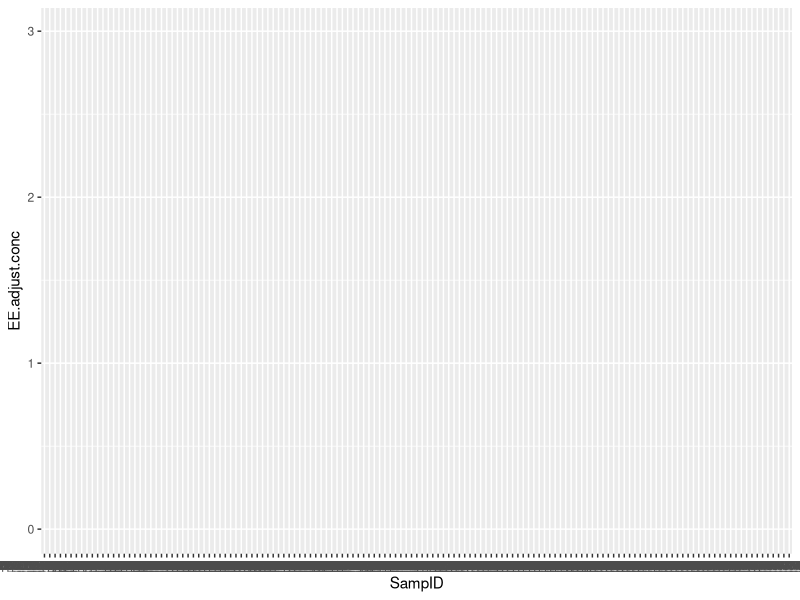
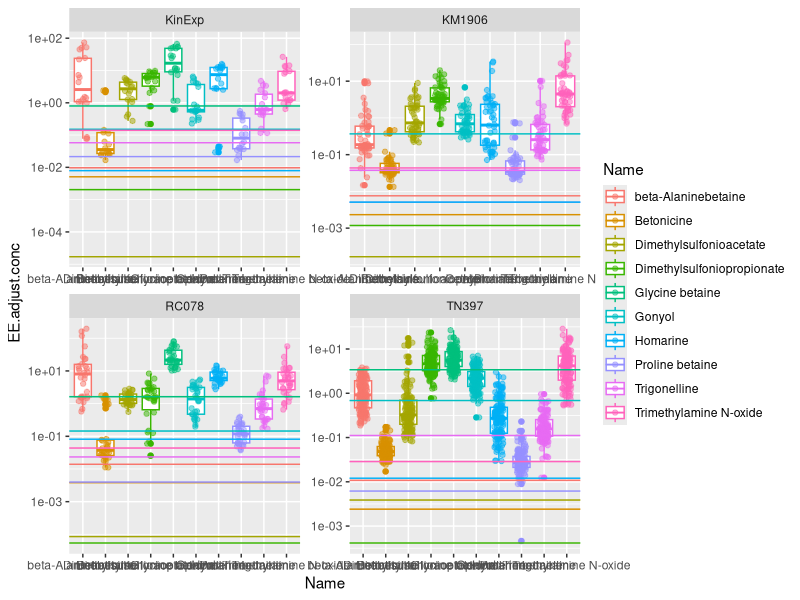

R code for these plots, in order: (Note: this script raises an error after producing the figures.)



library(tidyverse)


diss.dat <- read_csv("Intermediates/Dissolved_Quantified_Data.csv")
g3.samp.loc <- read_csv("Meta_Data/Ingalls_Lab_Data/G3_Samp_Locations.csv")
g4.samp.loc <- read_csv("Meta_Data/Ingalls_Lab_Data/G4_Station_Locations.csv")
D1.samp.dat <- read_csv("Meta_Data/Ingalls_Lab_Data/RC078_metadata.csv")
p.q.dat <- read_csv("Intermediates/Particulate_Quant_Output.csv")

#LODs:
lod.dat <- read_csv("Intermediates/Dissolved_Blk_LOD_Concentrations.csv")





hom.dat <- diss.dat %>%
  filter(Name == "Homarine") %>%
  filter(Cruise == "TN397") %>%
  left_join(., lod.dat) 
ggplot(hom.dat, aes(x = SampID, y = EE.adjust.conc))



diss.dat.2 <- diss.dat %>%
  mutate(flag = case_when(Name == "Glycine betaine" & Cruise == "KM1906" ~ "flag",
                          TRUE ~ NA)) %>%
  filter(is.na(flag)) %>%
  select(-flag) %>%
  filter(!is.na(Cruise)) %>%
  filter(!str_detect(SampID, "Blk")) %>%
  filter(!str_detect(SampID, "CXBLK")) %>%
  filter(!str_detect(SampID, "Poo")) %>%
  filter(!str_detect(SampID, "MQ")) %>%
  filter(!str_detect(SampID, "Mix")) %>%
  left_join(., lod.dat) %>%
  group_by(Name) %>%
  mutate(rank.order = rank(EE.adjust.conc))

ggplot(diss.dat.2, aes(x = Name, y = EE.adjust.conc, color = Name)) +
  geom_boxplot() +
  geom_jitter(width = 0.2, alpha = 0.5) +
  facet_wrap(.~Cruise, scales = "free") +
  scale_y_log10() +
  geom_hline(aes(yintercept = EE.adjust.lod, color = Name))


ggplot(diss.dat.2, aes(x = rank.order, y = EE.adjust.conc, color = Cruise)) +
  geom_point(alpha = 0.6, size = 2,  color = "red") +
  geom_point(data = p.q.rank, aes(x = rank.order, y = nM.in.smp), color = "blue") +
  facet_wrap(.~Name, scales = "free_y") +
  scale_y_log10() +
  geom_hline(yintercept = 0.1)
#  geom_hline(aes(yintercept = EE.adjust.lod, color = Cruise))



#########
######organize location data:
####Location data
g3.loc <- g3.samp.loc %>%
  mutate(Cruise = "KM1906") %>%
  select(Cruise, Sample_ID, everything()) %>%
  unite(Cruise:Sample_ID, col = "Samp_ID") %>%
  filter(!is.na(Lat))


g4.loc <- g4.samp.loc %>%
  mutate(Lat = Lat_N,
         Long = -1*abs(Long_W)) %>%
  select(Samp_ID, Local_Date, Local_Time, Lat, Long) %>%
  filter(!is.na(Lat))

all.loc <- rbind(g3.loc, g4.loc)

###combine location and metabolite data:
metab.loc.dat <- diss.dat.2 %>%
  mutate(Samp_ID = str_remove(SampID, "220623_Smp_")) %>%
  mutate(Samp_ID = str_remove(Samp_ID, "220602_Smp_TN397_")) %>%
  mutate(Samp_ID = paste(Cruise, Samp_ID, sep = "_")) %>%
  filter(Cruise %in% c("KM1906", "TN397")) %>%
  left_join(., all.loc)



ggplot(metab.loc.dat, aes(x = Lat, y = EE.adjust.conc)) +
  geom_point(alpha = 0.8, size = 3, stroke = 0.2, shape=21, aes(fill = Long)) +
  facet_wrap(.~Name, scales = "free_y") +
  scale_y_log10() +
  geom_hline(aes(yintercept = EE.adjust.lod, color = Cruise))



#######combine location and metabolite data:
p.metab.loc.dat <- p.q.dat %>%
  mutate(Samp_ID = str_remove(SampID, "220628_Smp_")) %>%
  mutate(Samp_ID = str_remove(Samp_ID, "220902_Smp_TN397_")) %>%
  mutate(Samp_ID = paste(Cruise, Samp_ID, sep = "_")) %>%
  filter(!Cruise == "RC078") %>%
  left_join(., all.loc)



both.metab.loc.dat <- metab.loc.dat %>%
  select(Name, Cruise, Samp_ID, EE.adjust.conc) %>%
  full_join(., p.metab.loc.dat) %>%
  mutate(perc.diss = EE.adjust.conc/(nM.in.smp+EE.adjust.conc))# %>%
#  filter(!is.na(nM.in.smp)) #%>%
  #filter(!is.na(EE.adjust.conc))

ggplot(both.metab.loc.dat, aes(x = Lat, y = perc.diss, color = Long)) +
  geom_point(alpha = 0.8, size = 1.5) +
  facet_wrap(.~Name)# +
  #scale_y_log10() 


###Export data:
dat.exp <- both.metab.loc.dat %>%
  ungroup() %>%
  # filter(Long < -135) %>%
  mutate(Region = case_when(Lat > 20 & Long > -130 ~ "California_Current", 
                            Lat < 35 & Lat > 10 & Long < -130 ~ "Gyre",
                            Lat < 10 & Long < -130 ~ "Equatorial",
                            Lat > 35 & Long < -130 ~ "NPTZ" )) %>%
  filter(!is.na(Region))  %>%
  filter(EE.adjust.conc > 0.001 | is.na(EE.adjust.conc)) %>%
  mutate(Region = as.factor(Region)) %>%
  mutate(Region = fct_relevel(Region, c("California_Current", "Gyre", "Equatorial", "NPTZ")))
  
write_csv(dat.exp, file = "Intermediates/exported_d_p_location_gradients_data.csv")


region.pal <- c("#76c0c1", "#014d64", "#01a2d9", "#00887d")

#Dissolved Boxplot
dis.bp <- ggplot(dat.exp, aes(x = Name, y = EE.adjust.conc)) +
  geom_boxplot(aes(color = Region), alpha = 0.5,  position = position_dodge(preserve = "single")) +
  geom_point(aes(fill = Region, group = Region),  alpha = 0.7, shape = 21, stroke = 0.22, size = 2, position=position_jitterdodge(jitter.width = 0.15)) +
#  facet_wrap(.~Region) +
  scale_y_log10() +
  scale_color_manual(values = region.pal) +
  scale_fill_manual(values = region.pal) +
  theme_bw() +
  theme(axis.text.x = element_text(angle = 30, vjust = 0.65)) +
  xlab("Compound") +
  ylab("Dissolved Concentration (nM)")
dis.bp
ggsave(dis.bp, dpi = 300, width = 6, height = 4, scale = 1.1, units = "in", file = "Figures/Dissolved_Boxplot.png")




#Particulate Boxplot
part.bp <- ggplot(dat.exp, aes(x = Name, y = nM.in.smp)) +
  geom_boxplot(aes(color = Region), alpha = 0.5,  position = position_dodge(preserve = "single")) +
  geom_point(aes(fill = Region, group = Region),  alpha = 0.7, shape = 21, stroke = 0.22, size = 2, position=position_jitterdodge(jitter.width = 0.15)) +
  #  facet_wrap(.~Region) +
  scale_y_log10() +
  scale_color_manual(values = region.pal) +
  scale_fill_manual(values = region.pal) +
  theme_bw() +
  theme(axis.text.x = element_text(angle = 30, vjust = 0.65)) +
  xlab("Compound") +
  ylab("Particulate Concentration (nM)")
part.bp
ggsave(part.bp, dpi = 300, width = 6, height = 4, scale = 1.1, units = "in", file = "Figures/Particulate_Boxplot.png")


#Make Homarine Plot
hom.dat.exp <- dat.exp %>%
  filter(Name == "Homarine") %>%
  filter(!Region == "California_Current")

hom.plot <- ggplot(hom.dat.exp) +
  geom_jitter(aes(x = Lat, y = EE.adjust.conc), width = 0.21,
              fill = "skyblue",
             alpha = 0.9, size = 3, shape = 21, stroke = 0.25) +
  geom_jitter(aes(x = Lat, y = nM.in.smp, fill = Region), width = 0.21,
             alpha = 0.9, size = 3, 
             fill = "#bf616a", 
             shape = 24, stroke = 0.25) +
  scale_y_log10() +
  theme_bw() +
  xlab("Latitude") +
  ylab("Concentration (nM)")
ggsave(hom.plot, dpi = 300, width = 6, height = 4, scale = 1.1, units = "in", file = "Figures/hom_transect.png")


#Make Gbt Plot
gbt.dat.exp <- dat.exp %>%
  filter(Name == "Glycine betaine") %>%
  filter(!Region == "California_Current")

gbt.plot <- ggplot(gbt.dat.exp) +
  geom_jitter(aes(x = Lat, y = EE.adjust.conc), width = 0.21,
              fill = "skyblue",
              alpha = 0.9, size = 3, shape = 21, stroke = 0.25) +
  geom_jitter(aes(x = Lat, y = nM.in.smp, fill = Region), width = 0.21,
              alpha = 0.9, size = 3, 
              fill = "#bf616a", 
              shape = 24, stroke = 0.25) +
  scale_y_log10() +
  theme_bw() +
  xlab("Latitude") +
  ylab("Concentration (nM)")
ggsave(gbt.plot, dpi = 300, width = 6, height = 4, scale = 1.1, units = "in", file = "Figures/gbt_transcet.png")


#Make Gbt Plot
bab.dat.exp <- dat.exp %>%
  filter(Name == "beta-Alaninebetaine") %>%
  filter(!Region == "California_Current")

bab.plot <- ggplot(bab.dat.exp) +
  geom_jitter(aes(x = Lat, y = EE.adjust.conc), width = 0.21,
              fill = "skyblue",
              alpha = 0.9, size = 3, shape = 21, stroke = 0.25) +
  geom_jitter(aes(x = Lat, y = nM.in.smp, fill = Region), width = 0.21,
              alpha = 0.9, size = 3, 
              fill = "#bf616a", 
              shape = 24, stroke = 0.25) +
  scale_y_log10() +
  theme_bw() +
  xlab("Latitude") +
  ylab("Concentration (nM)")
bab.plot
ggsave(bab.plot, dpi = 300, width = 6, height = 4, scale = 1.1, units = "in", file = "Figures/bab_transcet.png")



####Plot of all compounds on in Dissolved vs. Particulate Space
dvp.plot <- ggplot(dat.exp, aes(x = nM.in.smp, y = EE.adjust.conc)) +
  geom_smooth(method = "lm", color = "black") +
  scale_fill_manual(values = region.pal) +
  geom_point(aes(fill = Region), shape = 21, 
             size = 2, alpha = 0.8, stroke = 0.25) +
  scale_y_log10() +
  scale_x_log10() +
  geom_abline(slope = 1, color = "black", linetype = "dashed") +
  theme_bw() +
  facet_wrap(.~Name, scales = "free") +
  xlab("Particulate Concentration (nM)") +
  ylab("Dissolved Concentration (nM)") +
  theme(legend.position = "bottom")
dvp.plot
ggsave(dvp.plot, dpi = 300, width = 6, height = 5, scale = 1.1, units = "in", file = "Figures/betaine_dis_v_part.png")

ggsave(dvp.plot, dpi = 300, width = 6, height = 5, scale = 1.1, units = "in", file = "Figures/betaine_dis_v_part.svg")


###Facet by region and compound:
ggplot(dat.exp, aes(x = nM.in.smp, y = EE.adjust.conc)) +
  geom_smooth(method = "lm", color = "black") +
  scale_fill_manual(values = region.pal) +
  geom_point(aes(fill = Region), shape = 21, 
             size = 2, alpha = 0.8, stroke = 0.25) +
  scale_y_log10() +
  scale_x_log10() +
  geom_abline(slope = 1, color = "black", linetype = "dashed") +
  theme_bw() +
  facet_grid(Region~Name, scales = "free") +
  xlab("Particulate Concentration (nM)") +
  ylab("Dissolved Concentration (nM)") +
  theme(legend.position = "bottom")








ggplot(dat.exp, aes(x = Name, y = nM.in.smp, color = Region)) +
  geom_boxplot(alpha = 0.5, position = position_dodge(preserve = "single")) +
  geom_point(position=position_jitterdodge(jitter.width = 0.1)) +
  #  facet_wrap(.~Region) +
  scale_y_log10()


write_csv(dat.exp, file = "Intermediates/Gradients_D_P_dat.csv")





av.perc.diss <- both.metab.loc.dat %>%
  ungroup() %>%
 # filter(Long < -135) %>%
  mutate(Region = case_when(Lat > 20 & Long > -130 ~ "California_Current", 
                            Lat < 35 & Lat > 10 & Long < -130 ~ "Gyre",
                            Lat < 10 & Long < -130 ~ "Equator",
                            Lat > 35 & Long < -130 ~ "NPTZ" ))  %>%
  group_by(Name, Region) %>%
  summarize(mean.perc.diss = mean(perc.diss),
            sd.perc.diss = sd(perc.diss),
            max.perc.diss = max(perc.diss),
            min.perc.diss = min(perc.diss),
            median.perc.diss = median(perc.diss),
            mean.nM.part = mean(nM.in.smp),
            sd.nM.part = sd(nM.in.smp),
            max.nM.part = max(nM.in.smp),
            min.nM.part = min(nM.in.smp),
            median.nM.part = median(nM.in.smp),
            mean.nM.diss = mean(EE.adjust.conc),
            sd.nM.diss = sd(EE.adjust.conc),
            max.nM.diss = max(EE.adjust.conc),
            min.nM.diss = min(EE.adjust.conc),
            median.nM.diss = median(EE.adjust.conc))

ggplot(av.perc.diss, aes(y = Name, x = mean.perc.diss, color = Region)) + 
  geom_point(position = position_dodge(width = 0.5)) +
  geom_errorbarh(aes(xmax = mean.perc.diss+sd.perc.diss, xmin = mean.perc.diss-sd.perc.diss), 
                 height = 0.4, linewidth = 0.5, position = position_dodge(width = 0.5)) +
  xlim(0,1)
  
###write summarized data to csv:
write_csv(av.perc.diss, file = "Intermediates/Region_Mean_Dat_Prelim.csv")









ggplot(both.metab.loc.dat, aes(x = nM.in.smp, y = EE.adjust.conc, color = Lat)) +
  geom_point() +
  facet_wrap(.~Name, scales = "free")

ggplot(both.metab.loc.dat, aes(x = nM.in.smp, y = EE.adjust.conc, color = Lat)) +
  geom_smooth(method = "lm", color = "black", alpha = 0.8) +
  geom_point() +
  scale_x_log10() +
  scale_y_log10() +
 # coord_fixed(ratio = 1) +
  ylab("Dissolved Concentration (nM)") +
  xlab("Particulate Concentration (nM)") +
  facet_wrap(.~Name, scales = "free")  +
  geom_abline(intercept = 0, slope = 1, color = "red")




############DiNiMITE 1:
diss.dat.3 <- diss.dat %>%
  mutate(flag = case_when(Name == "Glycine betaine" & Cruise == "KM1906" ~ "flag",
                          TRUE ~ NA)) %>%
  filter(is.na(flag)) %>%
  select(-flag) %>%
  filter(!is.na(Cruise)) %>%
  filter(!str_detect(SampID, "Blk")) %>%
  filter(!str_detect(SampID, "CXBLK")) %>%
  filter(!str_detect(SampID, "Poo")) %>%
  filter(!str_detect(SampID, "MQ")) %>%
  left_join(., lod.dat) %>%
  filter(Cruise == "RC078") %>%
  mutate(sample_id = str_remove(SampID, "240415_Smp_")) %>%
  left_join(., D1.samp.dat) %>%
  select(Name, sample_id, parent_id, EE.adjust.conc, station, depth_m) %>%
  unique() 



###partiuclate
d1.all.dat <- p.q.dat %>%
  filter(Cruise == "RC078") %>%
  mutate(sample_id = str_remove(SampID, "221006_Smp_")) %>%
  right_join(., diss.dat.3) %>%
  mutate(perc.diss = EE.adjust.conc/(EE.adjust.conc+nM.in.smp)) %>%
  filter(!station == 4)

ggplot(d1.all.dat, aes(x = Name, y = perc.diss)) +
  geom_boxplot(width = 0.4) +
  geom_jitter(width = 0.1, aes(color = as.factor(station)))

ggplot(d1.all.dat, aes(x = EE.adjust.conc, y = -depth_m, color = Name)) +
  geom_point() +
  geom_line() +
  facet_wrap(.~station) +
  scale_x_log10()

ggplot(d1.all.dat, aes(x = EE.adjust.conc, y = nM.in.smp, color = as.factor(station)))+ 
  geom_point() +
  facet_wrap(.~Name, scales = "free") #+
 # scale_y_log10() +
 # scale_x_log10()

ggplot(d1.all.dat, aes(y = EE.adjust.conc, x = Name, color = Name)) +
  geom_boxplot() +
  geom_jitter(width = 0.2) +
  ylab("Dissolved Concentration (nM") +
  facet_wrap(.~station, scales = "free")# +
 # scale_y_log10() 




s2 <- d1.all.dat %>%
  filter(station == 2)

ggplot(s2, aes(x = EE.adjust.conc, y = nM.in.smp, color = as.factor(station)))+ 
  geom_point() +
  facet_wrap(.~Name, scales = "free") +
  scale_y_log10() +
  scale_x_log10()



















